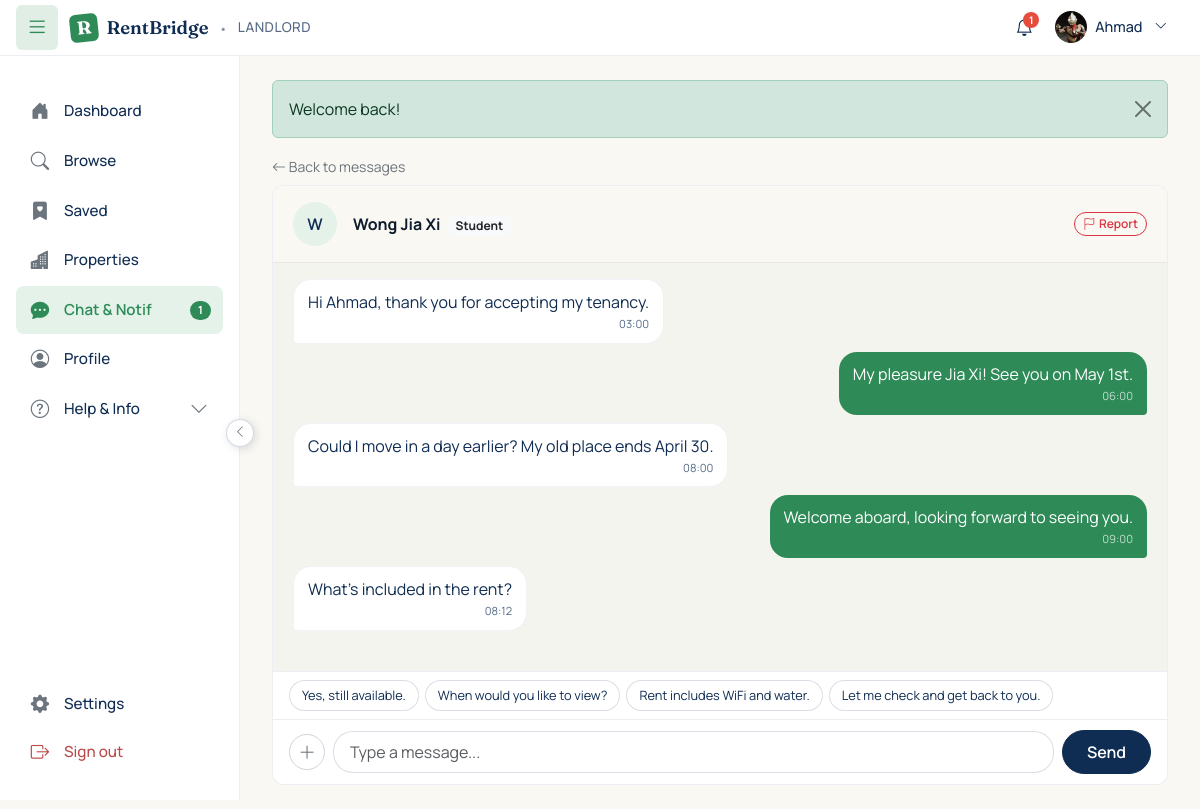
The page /chat/conversation.php?id=3 (signed in) on the database its author committed.
### tables this page shows
CREATE TABLE `landlords` (
  `user_id` int(11) NOT NULL,
  `full_name` varchar(150) NOT NULL,
  `preferred_name` varchar(50) NOT NULL DEFAULT '',
  `avatar_path` varchar(255) DEFAULT NULL,
  `ic_no` varchar(20) NOT NULL,
  `phone` varchar(20) NOT NULL,
  `allow_whatsapp` tinyint(1) NOT NULL DEFAULT 0,
  `address` varchar(255) DEFAULT NULL,
  `verified` tinyint(1) NOT NULL DEFAULT 0
);

CREATE TABLE `users` (
  `id` int(11) NOT NULL,
  `email` varchar(120) NOT NULL,
  `password_hash` varchar(255) NOT NULL,
  `primary_role` enum('student','landlord','agent','admin') NOT NULL,
  `status` enum('active','pending','suspended','rejected') NOT NULL DEFAULT 'active',
  `last_used_role` enum('student','landlord','agent','admin') DEFAULT NULL,
  `created_at` timestamp NOT NULL DEFAULT current_timestamp(),
  `updated_at` timestamp NOT NULL DEFAULT current_timestamp() ON UPDATE current_timestamp()
);

CREATE TABLE `messages` (
  `id` int(11) NOT NULL,
  `conversation_id` int(11) NOT NULL,
  `sender_id` int(11) NOT NULL,
  `body` text NOT NULL,
  `message_type` varchar(40) NOT NULL DEFAULT 'text',
  `metadata` longtext DEFAULT NULL CHECK (json_valid(`metadata`)),
  `sent_at` timestamp NOT NULL DEFAULT current_timestamp(),
  `read_at` timestamp NULL DEFAULT NULL
);

### chat/conversation.php (the view, shortened to what the rows shown need)
<?php
require_once __DIR__ . '/../includes/auth.php';
require_once __DIR__ . '/../includes/chat.php';
$conversationId = (int)($_GET['id'] ?? 0);
$userId = current_user_id();
$currentRole = current_role();
$convo = get_conversation_for_user($conversationId, $userId, $currentRole);
$isGroupChat = ($convo['context_type'] === 'housemate_group');
$groupParticipants = [];
if ($isGroupChat) {
    require_once __DIR__ . '/../includes/partners.php';
    $groupParticipants = get_group_participants($conversationId);
    $other = ['name' => 'Housemate Group', 'primary_role' => 'student'];
    $otherUserId = 0;
} else {
    $otherUserId = ((int)$convo['user_a'] === $userId) ? (int)$convo['user_b'] : (int)$convo['user_a'];
    $other = chat_get_user_display($otherUserId);
}
$property = null;
$messages = get_messages($conversationId, null, 200);
$isLocked = (int)($convo['is_locked'] ?? 0) === 1;
if ($isGroupChat) {
    $quickReplies = [
        'Hi everyone!',
        'When can we meet to discuss?',
        'Sounds good to me.',
        'Let me check and get back.',
    ];
} else {
    $quickReplies = match ($currentRole) {
        'student' => [
            'Hi, is this still available?',
            'Can I view it?',
            'What\'s included in the rent?',
            'Is the deposit negotiable?',
        ],
        'landlord' => [
            'Yes, still available.',
            'When would you like to view?',
            'Rent includes WiFi and water.',
            'Let me check and get back to you.',
        ],
        'agent' => [
            'I can arrange an inspection.',
            'Let me schedule a viewing.',
            'Inspection report is ready.',
            'Please proceed to sign the contract.',
        ],
        default => [
            'Hello',
            'Thank you',
            'Can we discuss?',
        ],
    };
}
$activeNav = 'chat';
?>
<a href="/rentbridge/chat.php" class="small text-secondary text-decoration-none mb-2 d-inline-block">
    <i class="bi bi-arrow-left"></i> Back to messages
</a>
<div class="chat-shell">
    <div class="chat-header">
        <?php if ($isGroupChat): ?>
            <div class="d-flex gap-3 align-items-center">
                <div style="width:44px; height:44px; border-radius:50%; background:#E4F2EA;
                            color:#0F2C52; display:inline-flex; align-items:center;
                            justify-content:center; font-size:1.2rem; font-weight:700; flex-shrink:0;">
                    <i class="bi bi-people-fill"></i>
                </div>
                <div class="flex-grow-1">
                    <strong>Housemate Group</strong>
                    <?php if ($property): ?>
                        <div class="small text-secondary">
                            <?= e($property['title']) ?> · <?= e($property['city']) ?>
                        </div>
                    <?php endif; ?>
                    <div class="small text-secondary mt-1">
                        <?php foreach ($groupParticipants as $gp): ?>
                            <span class="badge bg-light text-dark me-1" data-username="<?= e($gp['preferred_name'] ?: $gp['full_name']) ?>">
                                @<?= e($gp['preferred_name'] ?: $gp['full_name']) ?>
                            </span>
                        <?php endforeach; ?>
                    </div>
                </div>
            </div>
        <?php else: ?>
            <div class="d-flex gap-3 align-items-center">
                <div style="width:44px; height:44px; border-radius:50%;
                            background: <?php
                                echo match($other['primary_role']) {
                                    'student'=>'#E4F2EA','landlord'=>'#FFE8C7',
                                    'agent'=>'#FFF4D6','admin'=>'#F8D7DA',
                                    default=>'#E2E2E2',
                                };
                            ?>;
                            display:inline-flex; align-items:center; justify-content:center;
                            font-weight:600; color:#0F2C52;">
                    <?= strtoupper(substr($other['name'], 0, 1)) ?>
                </div>
                <div class="flex-grow-1">
                    <strong><?= e($other['name']) ?></strong>
                    <span class="badge bg-light text-dark ms-1">
                        <?= e(ucfirst($other['primary_role'])) ?>
                    </span>
                </div>
                <?php if (!$isGroupChat): ?>
                <button type="button"
                        class="btn btn-sm btn-outline-danger flex-shrink-0"
                        style="font-size:.75rem; padding:2px 8px;"
                        onclick="bootstrap.Modal.getOrCreateInstance(document.getElementById('reportModal')).show()">
                    <i class="bi bi-flag me-1"></i>Report
                </button>
                <?php endif; ?>
            </div>
        <?php endif; ?>
    </div>
    <div class="chat-body" id="chatBody">
        <?php
        require_once __DIR__ . '/../includes/co_tenants.php';
        foreach ($messages as $msg):
            $isMine  = (int)$msg['sender_id'] === $userId;
            $msgType = $msg['message_type'] ?? 'text';
        ?>
            <?php if ($msgType === 'system_notice'): ?>
                <div class="text-center my-3">
                    <span class="badge bg-light text-secondary border px-3 py-2"
                          style="font-style: italic; font-weight: normal;">
                        <i class="bi bi-info-circle me-1"></i>
                        <?= e($msg['body']) ?>
                    </span>
                </div>
                        <?php else: ?>
                <div class="chat-message <?= $isMine ? 'mine' : 'theirs' ?>"
                     data-msg-id="<?= (int)$msg['id'] ?>">
                    <?= nl2br(e($msg['body'])) ?>
                    <div class="chat-meta">
                        <?= e(date('H:i', strtotime($msg['sent_at']))) ?>
                    </div>
                </div>
            <?php endif; ?>
        <?php endforeach; ?>
    </div>
    <?php if (!$isLocked && !empty($quickReplies)): ?>
        <div class="chat-quick-replies" id="quickReplies">
            <?php foreach ($quickReplies as $reply): ?>
                <button type="button" class="quick-reply-chip"
                        data-reply="<?= e($reply) ?>">
                    <?= e($reply) ?>
                </button>
            <?php endforeach; ?>
        </div>
    <?php endif; ?>
    <?php if (!$isLocked): ?>
        <form class="chat-input d-flex gap-2 align-items-center position-relative" id="chatForm">
            <button type="button" id="chatPlusBtn"
                    class="btn btn-outline-secondary p-0 d-flex align-items-center justify-content-center"
                    style="width:36px; height:36px; border-radius:50%; flex-shrink:0; border-color:rgba(15,44,82,0.2);"
                    title="Attachments &amp; forms">
                <i class="bi bi-plus-lg" style="font-size:1.1rem;"></i>
            </button>
            <textarea name="body" class="form-control" rows="1"
                      placeholder="Type a message..."
                      maxlength="2000" id="chatTextarea"></textarea>
            <button type="submit" class="btn btn-primary px-4" id="chatSendBtn">
                Send
            </button>
        </form>
    <?php else: ?>
        <div class="chat-input text-center text-secondary small py-3">
            <i class="bi bi-lock-fill"></i> Sending disabled — conversation closed.
        </div>
    <?php endif; ?>
</div>
<?php
$pageContent = ob_get_clean();
$role = current_role();
if ($role === 'student') {
    require __DIR__ . '/../includes/student_layout.php';
} elseif ($role === 'landlord') {
    require __DIR__ . '/../includes/landlord_layout.php';
} elseif ($role === 'agent') {
    require __DIR__ . '/../includes/agent_layout.php';
} else {
    require __DIR__ . '/../includes/admin_layout.php';
}

### includes/landlord_layout.php (shortened to what the rows shown need)
<?php
require_once __DIR__ . '/auth.php';
require_once __DIR__ . '/chat.php';
$activeNav     = $activeNav     ?? '';
$pageContent   = $pageContent   ?? '';
$userId = current_user_id();
$pdo = db();
$stmt = $pdo->prepare("SELECT preferred_name, full_name FROM landlords WHERE user_id = ?");
$stmt->execute([$userId]);
$me = $stmt->fetch() ?: [];
$myName = ($me['preferred_name'] ?? '') ?: ($me['full_name'] ?? 'Landlord');
$unreadChat = chat_unread_total($userId);
$stmt = $pdo->prepare("SELECT COUNT(*) FROM notifications WHERE user_id = ? AND is_read = 0");
$stmt->execute([$userId]);
$unreadNotif = (int)$stmt->fetchColumn();
$totalUnread = $unreadChat + $unreadNotif;
?>
<!DOCTYPE html>
<html lang="en">
<head>
    <link href="https://cdn.jsdelivr.net/npm/bootstrap@5.3.3/dist/css/bootstrap.min.css" rel="stylesheet">
    <link href="https://cdn.jsdelivr.net/npm/bootstrap-icons@1.11.3/font/bootstrap-icons.min.css" rel="stylesheet">
    <link href="/rentbridge/assets/css/style.css" rel="stylesheet">
    <link href="/rentbridge/assets/css/student.css" rel="stylesheet">
</head>
<body class="landlord-body">
<header class="user-topbar">
    <button type="button" class="topbar-toggle" id="sidebarToggle"
            data-tooltip="Hide sidebar" aria-label="Toggle sidebar">
        <i class="bi bi-list"></i>
    </button>
    <a href="/rentbridge/landlord/dashboard.php" class="topbar-brand">
        <span class="topbar-logo">R</span>
        <span class="topbar-name">RentBridge</span>
        <span style="opacity:0.5; margin: 0 4px;">·</span>
        <span style="font-family:'Manrope',sans-serif; font-size:0.85rem; font-weight:500;
                     letter-spacing:0.5px; text-transform:uppercase; opacity:0.7;">Landlord</span>
    </a>
<div class="topbar-right">
    <?php require_once __DIR__ . '/notifications_bell.php'; ?>
    <div class="topbar-user-menu dropdown">
        <button class="topbar-user-btn dropdown-toggle"
                type="button"
                data-bs-toggle="dropdown"
                aria-expanded="false">
            <?php
            require_once __DIR__ . '/avatar.php';
            $_avatarPath = get_avatar_path($userId, 'landlord');
            render_avatar($_avatarPath, $myName, 32);
            ?>
            <span class="topbar-user-name d-none d-md-inline">
                <?= e($myName) ?>
            </span>
            <i class="bi bi-chevron-down small ms-1 d-none d-md-inline"></i>
        </button>
    </div>
</div></header>
<div class="user-shell">
    <aside class="user-sidebar" id="userSidebar">
        <nav class="sidebar-nav">
            <nav class="sidebar-nav">
            <a href="/rentbridge/landlord/dashboard.php"
               class="sidebar-link <?= $activeNav === 'dashboard' ? 'active' : '' ?>">
                <i class="bi bi-house-door-fill"></i>
                <span class="sidebar-label">Dashboard</span>
            </a>
            <a href="/rentbridge/listings.php"
               class="sidebar-link <?= $activeNav === 'browse' ? 'active' : '' ?>">
                <i class="bi bi-search"></i>
                <span class="sidebar-label">Browse</span>
            </a>
            <a href="/rentbridge/saved.php"
               class="sidebar-link <?= $activeNav === 'saved' ? 'active' : '' ?>">
                <i class="bi bi-bookmark-heart-fill"></i>
                <span class="sidebar-label">Saved</span>
            </a>
            <a href="/rentbridge/landlord/properties.php"
               class="sidebar-link <?= $activeNav === 'properties' ? 'active' : '' ?>">
                <i class="bi bi-buildings-fill"></i>
                <span class="sidebar-label">Properties</span>
            </a>
            <a href="/rentbridge/chat.php"
               class="sidebar-link <?= $activeNav === 'chat' ? 'active' : '' ?>">
                <i class="bi bi-chat-dots-fill"></i>
                <span class="sidebar-label">Chat &amp; Notif</span>
                <?php if ($totalUnread > 0): ?>
                    <span class="sidebar-badge"><?= $totalUnread > 9 ? '9+' : $totalUnread ?></span>
                <?php endif; ?>
            </a>
            <a href="/rentbridge/landlord/profile.php"
               class="sidebar-link <?= $activeNav === 'profile' ? 'active' : '' ?>">
                <i class="bi bi-person-circle"></i>
                <span class="sidebar-label">Profile</span>
            </a>
            <div class="sidebar-collapsible">
                <button class="sidebar-link sidebar-collapsible-toggle"
                        data-collapse-target="helpMenu" type="button">
                    <i class="bi bi-question-circle"></i>
                    <span class="sidebar-label">Help &amp; Info</span>
                    <i class="bi bi-chevron-down sidebar-chevron"></i>
                </button>
            </div>
        </nav>
        <div class="sidebar-footer">
            <a href="/rentbridge/landlord/settings.php"
               class="sidebar-link <?= $activeNav === 'settings' ? 'active' : '' ?>">
                <i class="bi bi-gear-fill"></i>
                <span class="sidebar-label">Settings</span>
            </a>
            <a href="/rentbridge/auth/logout.php" class="sidebar-link sidebar-logout">
                <i class="bi bi-box-arrow-right"></i>
                <span class="sidebar-label">Sign out</span>
            </a>
        </div>
    </aside>
    <button type="button" class="sidebar-edge-btn" id="sidebarEdgeBtn" aria-label="Toggle sidebar">
        <i class="bi bi-chevron-left"></i>
    </button>
    <main class="user-main">
        <div class="user-content">
            <?php $flash = get_flash(); if ($flash): ?>
                <div class="alert alert-<?= e($flash['type']) ?> alert-dismissible fade show">
                    <?= e($flash['message']) ?>
                    <button type="button" class="btn-close" data-bs-dismiss="alert"></button>
                </div>
            <?php endif; ?>
            <?= $pageContent ?>
        </div>
    </main>
</div>
</body>
</html>

### includes/avatar.php (shortened to what the rows shown need)
<?php
require_once __DIR__ . '/auth.php';
function get_avatar_path(int $userId, string $role): ?string {
    $tableMap = [
        'student'  => 'students',
        'landlord' => 'landlords',
        'agent'    => 'agents',
    ];
    $pdo = db();
    $stmt = $pdo->prepare("SELECT avatar_path FROM {$tableMap[$role]} WHERE user_id = ?");
    $stmt->execute([$userId]);
    return $stmt->fetchColumn() ?: null;
}
function render_avatar(?string $avatarPath, string $name, int $sizePx = 44, string $bgColor = '#E4F2EA'): void {
    if (!empty($avatarPath)) {
        ?>
        <img src="/rentbridge/<?= e($avatarPath) ?>"
             alt="<?= e($name) ?>"
             style="width:<?= $sizePx ?>px; height:<?= $sizePx ?>px;
                    border-radius:50%; object-fit:cover; flex-shrink:0;">
        <?php
    }
}

### rows shown on the page
landlords: avatar_path (placeholder picture), preferred_name "Ahmad"
users: primary_role "Student"
messages: body "Hi Ahmad, thank you for accepting my tenancy.", sent_at "03:00"
messages: body "My pleasure Jia Xi! See you on May 1st.", sent_at "06:00"
messages: body "Could I move in a day earlier? My old place ends April 30.", sent_at "08:00"
messages: body "Welcome aboard, looking forward to seeing you.", sent_at "09:00"
messages: body "What's included in the rent?", sent_at "08:12"

### other values the page prints
min($_nb_total, 99) "1"
$totalUnread "1"
$flash['message'] "Welcome back!"
substr($other['name'], 0, 1) "W"
$other['name'] "Wong Jia Xi"
$reply "Yes, still available."
$reply "When would you like to view?"
$reply "Rent includes WiFi and water."
$reply "Let me check and get back to you."
